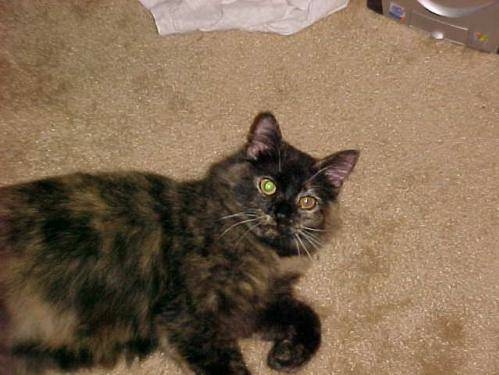
#> input picture Графические изображения/Dataset/cat/cat.4004.jpg, 499 x 375 px, found by its file name; its folder holds only this picture in this run
$ python Code.py
#> lines starting #> are read from the running program, lines starting #| are printed output that depends on the picture
import matplotlib.pyplot as plt
import numpy as np
from collections import Counter
from PIL import Image
import os
from pathlib import Path

# === НАСТРОЙКА ===
# Укажите полный путь к вашей папке Dataset
# ВАШ ПУТЬ:
DATA_PATH = Path(r"C:\Users\ksysh\Desktop\Dataset")


# Структура папок должна быть следующей:
# C:\Users\ksysh\Desktop\Dataset\
#     cat/    (200 изображений кошек)
#     dog/    (200 изображений собак)

def load_images_from_folder(folder_path, label, max_count=200):
    """Загружает изображения из папки, не более max_count."""
#> called with label = 0, max_count = 200
    images = []
    labels = []
    valid_extensions = {'.jpg', '.jpeg', '.png', '.JPG', '.JPEG', '.PNG'}

    # Проверяем, существует ли папка
    if not folder_path.exists():
        print(f"ОШИБКА: Папка не найдена: {folder_path}")
        return images, labels

    files = [f for f in os.listdir(folder_path)
             if Path(f).suffix.lower() in valid_extensions]

    if len(files) == 0:
        print(f"ВНИМАНИЕ: В папке {folder_path} не найдено изображений")
        return images, labels

    # Берём первые max_count изображений
    selected_files = files[:max_count]

    for filename in selected_files:
        img_path = folder_path / filename
        try:
            img = Image.open(img_path)
#> img is the input picture: PIL image 499x375 RGB; mean R, G, B 126.2, 104.1, 80.8
            images.append(img)
            labels.append(label)
        except Exception as e:
            print(f"Ошибка загрузки {filename}: {e}")
    return images, labels


# Загрузка данных
print("=" * 60)
print("ЗАГРУЗКА ДАННЫХ")
print("=" * 60)
print(f"Путь к датасету: {DATA_PATH}")
print(f"Путь к папке с кошками: {DATA_PATH / 'cat'}")
print(f"Путь к папке с собаками: {DATA_PATH / 'dog'}")
print()

# Проверка существования папок
if not DATA_PATH.exists():
    print(f"ОШИБКА: Папка {DATA_PATH} не существует!")
    print("Проверьте правильность пути.")
    exit(1)

print("Загрузка изображений кошек...")
cat_images, cat_labels = load_images_from_folder(DATA_PATH / "cat", 0, 200)
#> cat_images = 1 item; cat_labels = [0]
print(f"Загружено кошек: {len(cat_images)}")
#| Загружено кошек: 1

print("Загрузка изображений собак...")
dog_images, dog_labels = load_images_from_folder(DATA_PATH / "dog", 1, 200)
#> call 2 of load_images_from_folder, with label = 1, max_count = 200
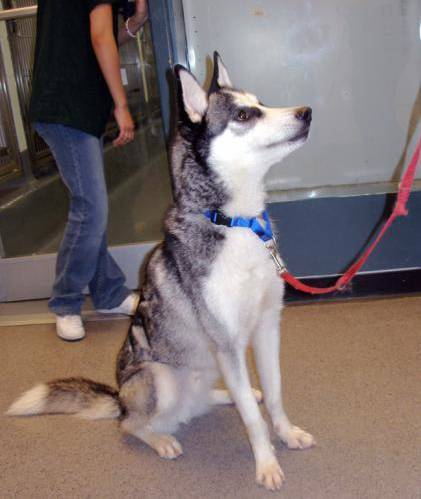
#> input picture Графические изображения/Dataset/dog/dog.4001.jpg, 421 x 499 px, found by its file name
#> in load_images_from_folder, img is the input picture: PIL image 421x499 RGB; mean R, G, B 125.2, 112.1, 111.4
#> dog_images = 1 item; dog_labels = [1]
print(f"Загружено собак: {len(dog_images)}")
#| Загружено собак: 1

# Проверка, что данные загрузились
if len(cat_images) == 0 and len(dog_images) == 0:
    print("\nОШИБКА: Не удалось загрузить изображения!")
    print("Убедитесь, что внутри папки Dataset есть подпапки 'cat' и 'dog'")
    print("и в них находятся изображения в форматах .jpg, .jpeg или .png")
    exit(1)

# Объединение
all_images = cat_images + dog_images
#> all_images = 2 items
all_labels = cat_labels + dog_labels
#> all_labels = [0, 1]

print(f"\nВсего изображений: {len(all_images)}")
#| Всего изображений: 2
print(f"  Кошки: {all_labels.count(0)}")
#|   Кошки: 1
print(f"  Собаки: {all_labels.count(1)}")
#|   Собаки: 1
print()

# ============================================================
# 1. Анализ количества и баланса классов
# ============================================================
print("=" * 60)
print("1. АНАЛИЗ КОЛИЧЕСТВА И БАЛАНСА КЛАССОВ")
print("=" * 60)

label_counts = Counter(all_labels)
#> label_counts = {0: 1, 1: 1}
class_names = {0: "cat", 1: "dog"}

print("\nРаспределение классов в выборке:")
for label, count in label_counts.items():
    print(f"  {class_names[label]}: {count} изображений ({count / len(all_labels) * 100:.1f}%)")
#> this loop made 2 passes
#> (label, count) on passes 1 to 2: (0, 1), (1, 1)
#|   cat: 1 изображений (50.0%)
#|   dog: 1 изображений (50.0%)

# Визуализация распределения
plt.figure(figsize=(8, 5))
plt.bar([class_names[l] for l in label_counts.keys()],
        label_counts.values(),
        color=['orange', 'brown'])
plt.title('Распределение классов в выборке (200 кошек + 200 собак)', fontsize=14)
plt.xlabel('Класс', fontsize=12)
plt.ylabel('Количество изображений', fontsize=12)
for i, (label, count) in enumerate(label_counts.items()):
    plt.text(i, count + 5, str(count), ha='center', fontsize=12)
plt.grid(axis='y', alpha=0.3)
plt.tight_layout()
plt.savefig('class_distribution.png', dpi=150)
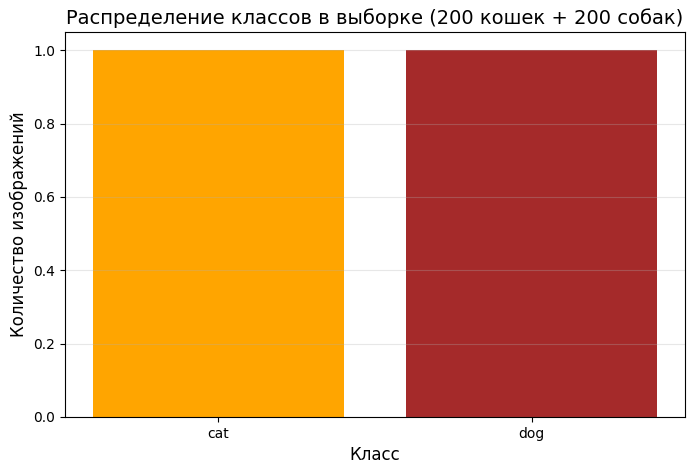
#> figure drawn by matplotlib, 1 panel
plt.show()

# ============================================================
# 2. Примеры типичных изображений
# ============================================================
print("\n" + "=" * 60)
print("2. ПРИМЕРЫ ТИПИЧНЫХ ИЗОБРАЖЕНИЙ")
print("=" * 60)


def show_examples(images, labels, label_value, num=3):
    """Возвращает первые num изображений указанного класса."""
#> called with label_value = 0, num = 3
    indices = [i for i, lbl in enumerate(labels) if lbl == label_value][:num]
#> indices = [0]
    return [images[i] for i in indices]


cat_examples = show_examples(all_images, all_labels, 0, 3)
#> cat_examples = 1 item
dog_examples = show_examples(all_images, all_labels, 1, 3)
#> dog_examples = 1 item

fig, axes = plt.subplots(2, 3, figsize=(12, 8))
fig.suptitle('Примеры изображений из выборки (200 кошек + 200 собак)', fontsize=16)

for i, img in enumerate(cat_examples):
    axes[0, i].imshow(img)
    axes[0, i].set_title(f'Кошка {i + 1}', fontsize=12)
    axes[0, i].axis('off')
#> this loop made 1 pass

for i, img in enumerate(dog_examples):
    axes[1, i].imshow(img)
    axes[1, i].set_title(f'Собака {i + 1}', fontsize=12)
    axes[1, i].axis('off')

plt.tight_layout()
plt.savefig('examples_images.png', dpi=150)
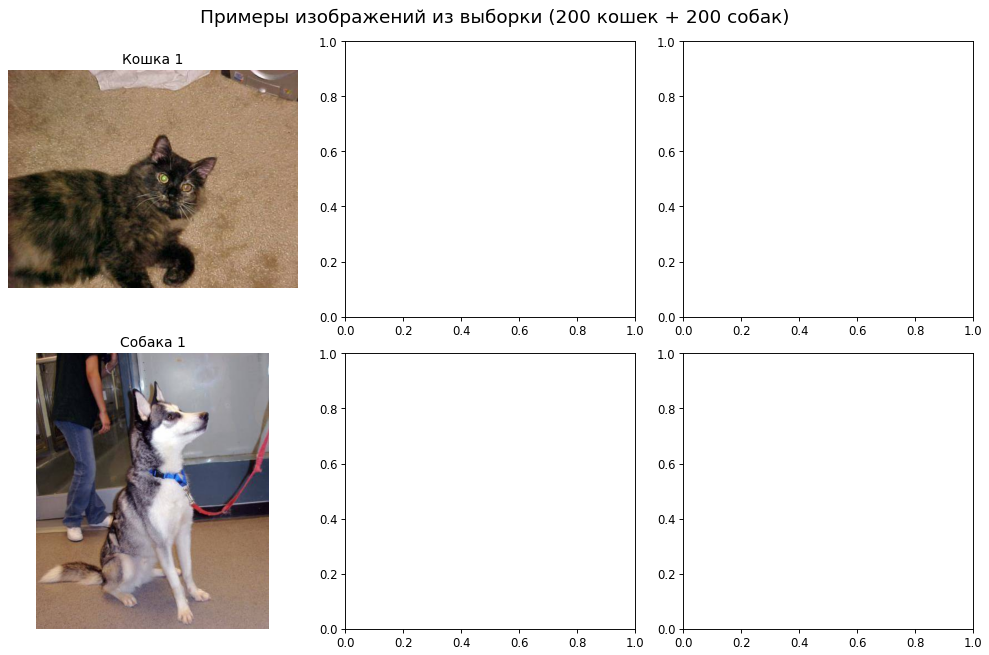
#> figure drawn by matplotlib, 2 panels
plt.show()

# ============================================================
# 3. Оценка качества изображений (размеры, разрешение)
# ============================================================
print("\n" + "=" * 60)
print("3. ОЦЕНКА КАЧЕСТВА ИЗОБРАЖЕНИЙ")
print("=" * 60)

widths = []
heights = []
aspect_ratios = []

for img in all_images:
    w, h = img.size
    widths.append(w)
    heights.append(h)
    aspect_ratios.append(w / h)
#> this loop made 2 passes
#> (w, h) on passes 1 to 2: (499, 375), (421, 499)
#> after the loop, aspect_ratios = [1.33, 0.844]; heights = [375, 499]; widths = [499, 421]

print(f"\nАнализ размеров {len(widths)} изображений:")
#| Анализ размеров 2 изображений:
print(f"  Ширина: мин = {min(widths)}px, макс = {max(widths)}px, среднее = {np.mean(widths):.1f}px")
#|   Ширина: мин = 421px, макс = 499px, среднее = 460.0px
print(f"  Высота: мин = {min(heights)}px, макс = {max(heights)}px, среднее = {np.mean(heights):.1f}px")
#|   Высота: мин = 375px, макс = 499px, среднее = 437.0px
print(
    f"  Соотношение сторон: мин = {min(aspect_ratios):.2f}, макс = {max(aspect_ratios):.2f}, среднее = {np.mean(aspect_ratios):.2f}")
#|   Соотношение сторон: мин = 0.84, макс = 1.33, среднее = 1.09

# Визуализация
fig, axes = plt.subplots(1, 2, figsize=(12, 4))

axes[0].hist(widths, bins=20, color='blue', alpha=0.7, edgecolor='black')
axes[0].set_title('Распределение ширины изображений', fontsize=12)
axes[0].set_xlabel('Ширина (пиксели)')
axes[0].set_ylabel('Частота')

axes[1].hist(heights, bins=20, color='green', alpha=0.7, edgecolor='black')
axes[1].set_title('Распределение высоты изображений', fontsize=12)
axes[1].set_xlabel('Высота (пиксели)')
axes[1].set_ylabel('Частота')

plt.tight_layout()
plt.savefig('size_distribution.png', dpi=150)
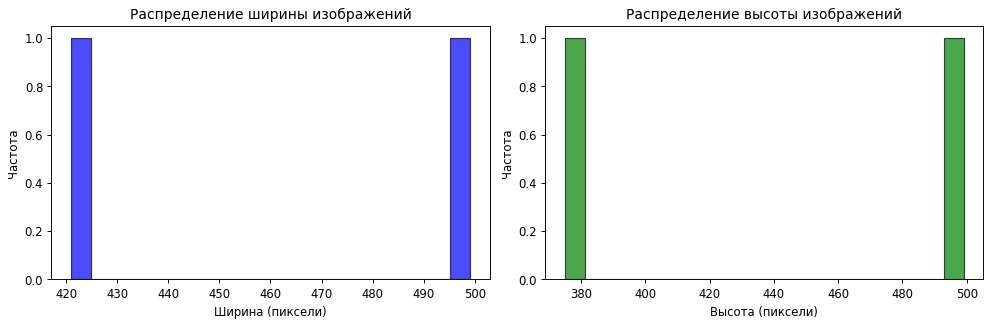
#> figure drawn by matplotlib, 2 panels
plt.show()

# Маленькие изображения
small_images_count = sum(1 for w in widths if w < 200)
#> small_images_count = 0
print(f"\nИзображений с шириной менее 200px: {small_images_count} ({small_images_count / len(widths) * 100:.1f}%)")
#| Изображений с шириной менее 200px: 0 (0.0%)

# ============================================================
# 4. Анализ цветовых режимов
# ============================================================
print("\n" + "=" * 60)
print("4. АНАЛИЗ ЦВЕТОВЫХ РЕЖИМОВ")
print("=" * 60)

modes = Counter()
for img in all_images:
    modes[img.mode] += 1
#> this loop made 2 passes
#> after the loop, modes = {'RGB': 2}

print("\nЦветовые режимы изображений:")
for mode, count in modes.items():
    print(f"  {mode}: {count} изображений ({count / len(all_images) * 100:.1f}%)")
#> this loop made 1 pass
#> (mode, count) on pass 1: ('RGB', 2)
#|   RGB: 2 изображений (100.0%)

# ============================================================
# 5. Информация о разметке
# ============================================================
print("\n" + "=" * 60)
print("5. ИНФОРМАЦИЯ О РАЗМЕТКЕ")
print("=" * 60)

print("\nРазметка выполнена на уровне папок:")
print(f"  Папка 'cat' -> класс {class_names[0]}")
print(f"  Папка 'dog' -> класс {class_names[1]}")
print(f"  Всего классов: 2")
print(f"  Размер выборки: {len(all_images)}")
#|   Размер выборки: 2
